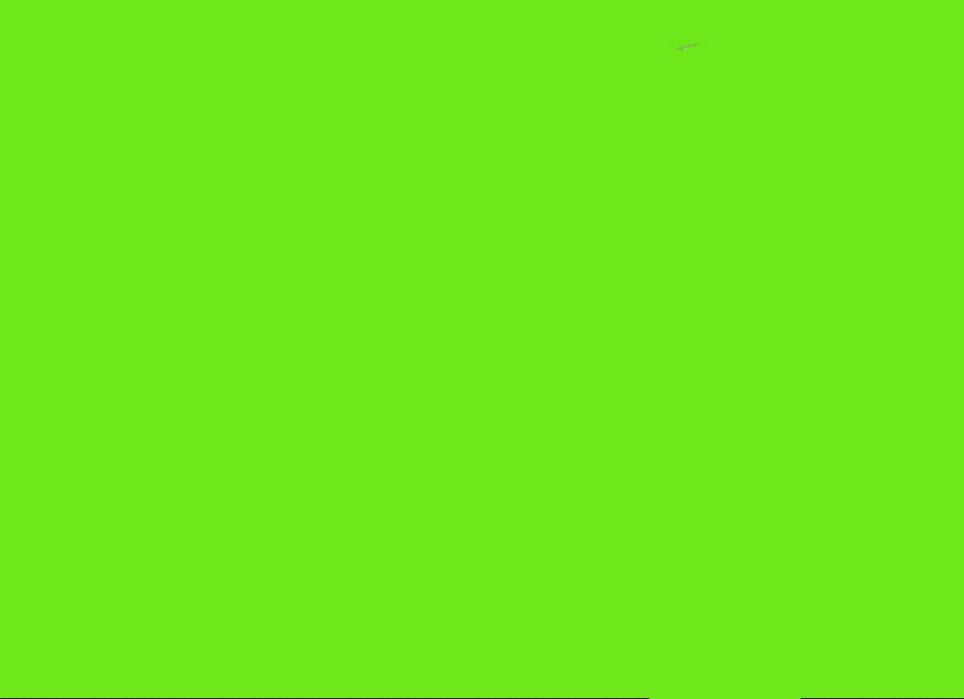
#> input picture images/background1.png, 964 x 699 px
$ python app.py
#> lines starting #> are read from the running program, lines starting #| are printed output that depends on the picture
import numpy as np
import matplotlib.pyplot as plt
import cv2

def changeBackGround(img,bg,new_bg):
    difference = np.abs(img-bg)
    difference_binary = np.where(difference < 1,
                                0, 255)
    output = np.where(difference_binary==0,
                    new_bg, img)
    return output
bg_image1 = cv2.imread('images/background1.png')
#> bg_image1 is the input picture: shape (699, 964, 3); mean B, G, R 27, 231.8, 109.9
bg_image2 = cv2.imread('images/background2.png')
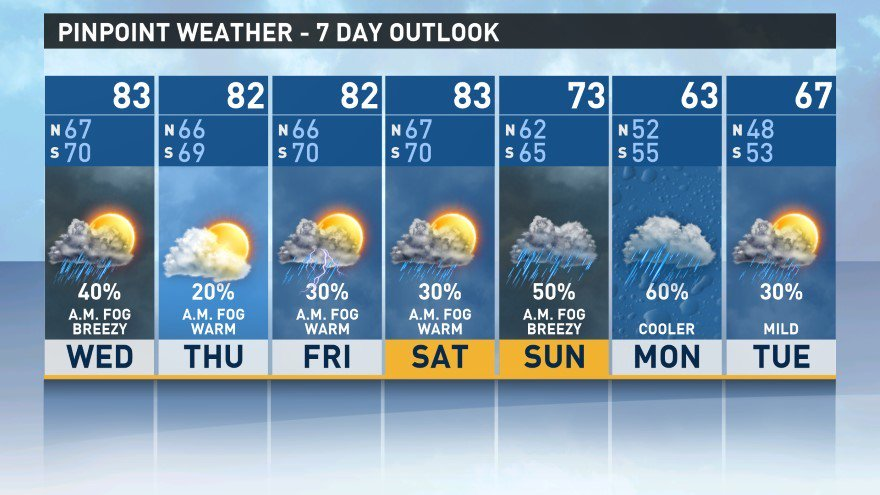
#> input picture images/background2.png, 880 x 495 px
#> bg_image2 is the input picture: shape (495, 880, 3); mean B, G, R 171, 148.5, 121.3
ob_image  = cv2.imread('images/object.png')
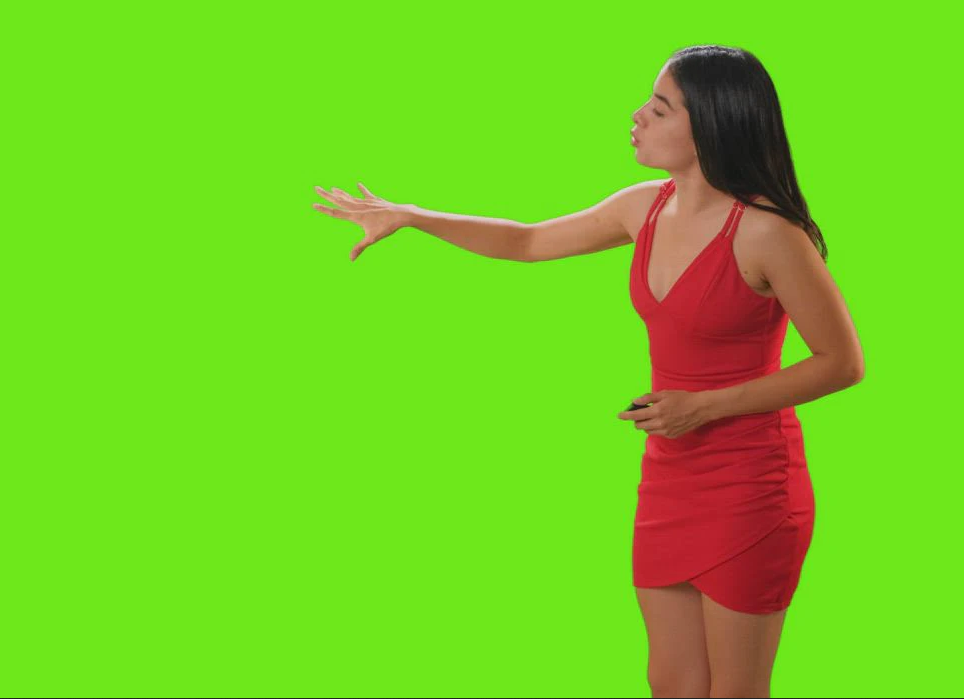
#> input picture images/object.png, 964 x 699 px
#> ob_image is the input picture: shape (699, 964, 3); mean B, G, R 32.7, 203.1, 116.8

bg_image1 = cv2.resize(bg_image1, (640, 480))
#> bg_image1: shape (480, 640, 3)
bg_image2 = cv2.resize(bg_image2, (640, 480))
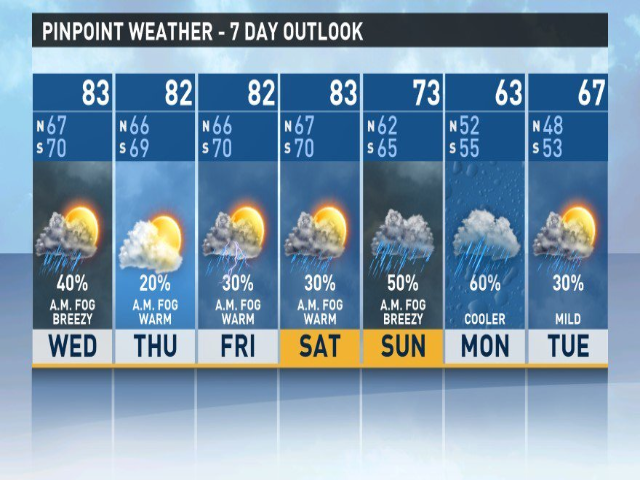
#> bg_image2: shape (480, 640, 3); mean B, G, R 170.9, 148.4, 121.2
ob_image  = cv2.resize(ob_image,  (640, 480))
#> ob_image: shape (480, 640, 3)

bg_image1 = cv2.cvtColor(bg_image1, cv2.COLOR_BGR2RGB)
bg_image2 = cv2.cvtColor(bg_image2, cv2.COLOR_BGR2RGB)
ob_image  = cv2.cvtColor(ob_image,  cv2.COLOR_BGR2RGB)

output_image = changeBackGround(ob_image, bg_image1 ,bg_image2)
#> in changeBackGround, `difference = np.abs(img-bg)`:
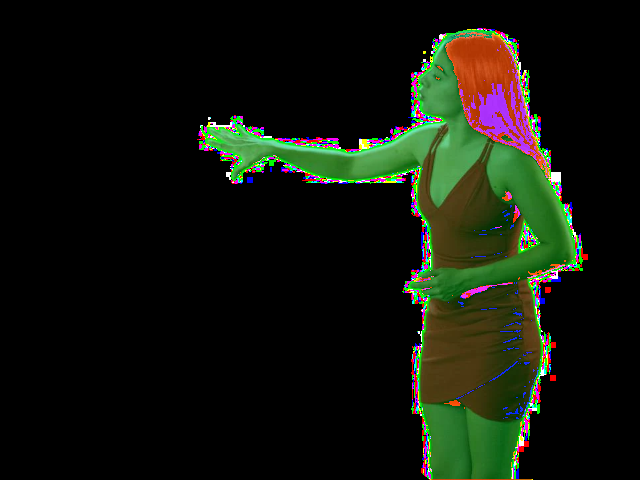
#> difference: shape (480, 640, 3); mean R, G, B 17.8, 22.3, 12.1
#> in changeBackGround, `difference_binary = np.where(difference < 1, 0, 255)`:
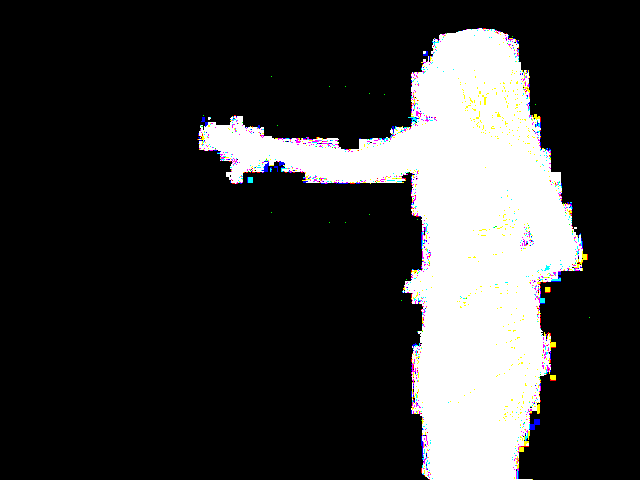
#> difference_binary: shape (480, 640, 3) int64; mean R, G, B 53.9, 53.6, 53.7
#> in changeBackGround, `output = np.where(difference_binary==0, new_bg, img)`:
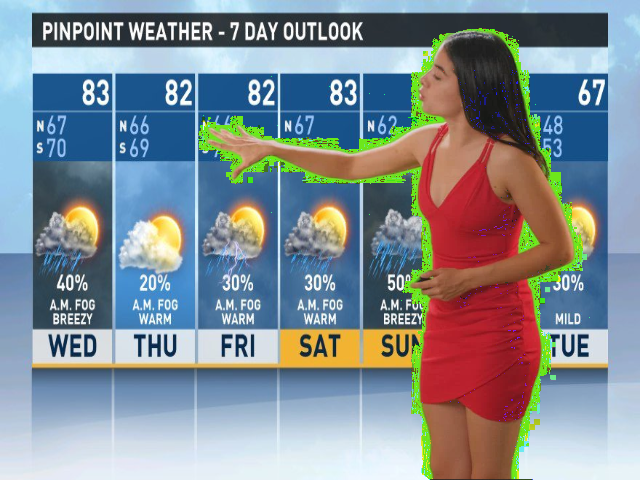
#> output: shape (480, 640, 3); mean R, G, B 130.5, 140.6, 148.2

plt.imshow(output_image)
plt.show()
